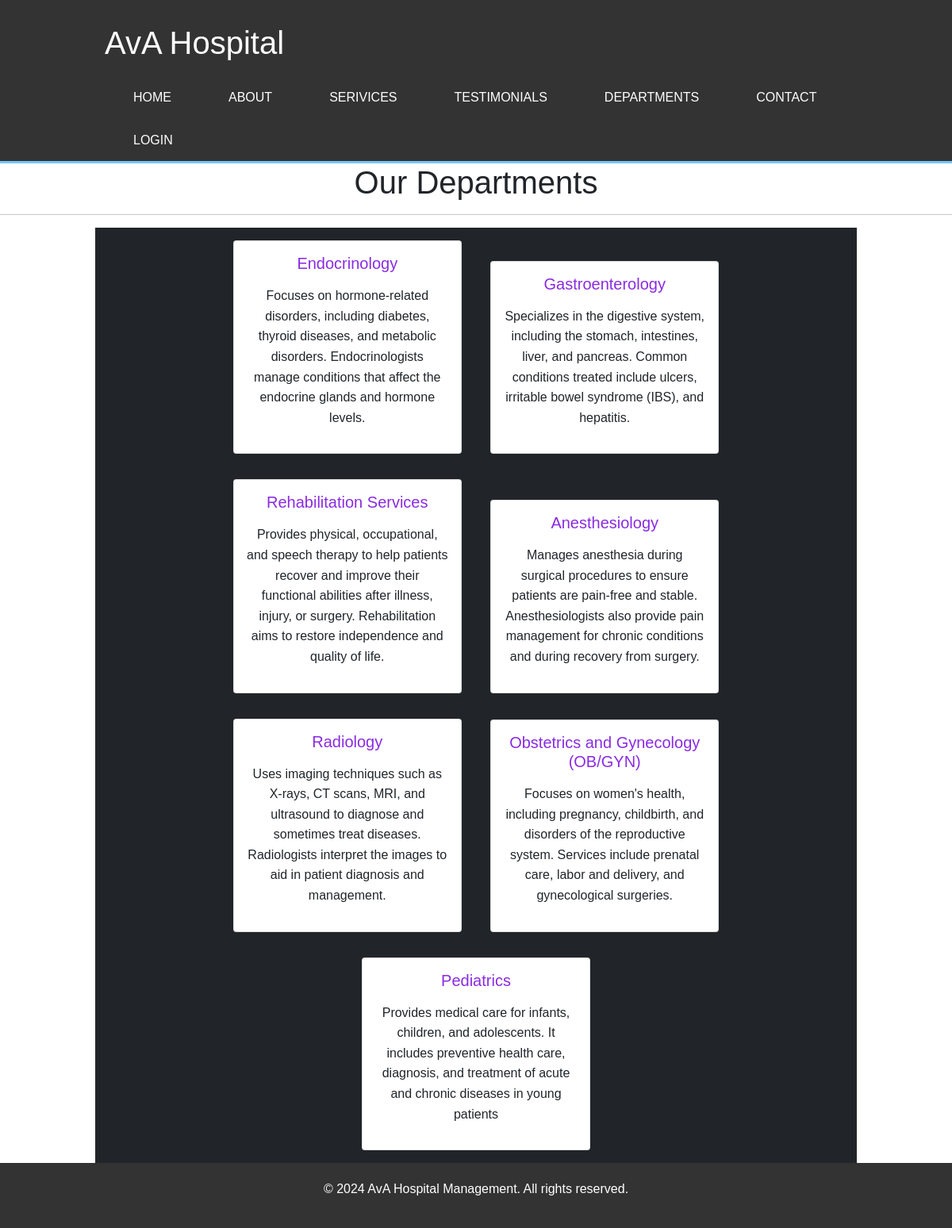
Page /department/ on the committed database.
### myapp/models.py (models this page shows, shortened)
class Departments(models.Model):
    dep_name = models.CharField(max_length=100)
    dep_decription = models.TextField()

### myapp/views.py (the view)
# urls.py: path('department/', views.department,name='department'),
def department(request):
    dict_dept={
        'dept': Departments.objects.all()
    }
    return render(request, 'department.html', dict_dept)

### templates/department.html (shortened to what this page needs)
{% extends 'base.html' %}
{% block content %}
<h1 class="text-center "> Our Departments </h1>
<hr>
<div class="container text-center bg-dark">
    {% for d in dept%}
    <div class="card text-center mx-3 my-3" style="width: 18rem; height:auto; display:inline-block">
        <div class="card-body">
           <marquee> <h5 class="card-title" style="color: blueviolet;font-family: 'Gill Sans', 'Gill Sans MT', Calibri, 'Trebuchet MS', sans-serif;">{{d.dep_name}}</h5></marquee>
            <p class="card-text" style="text-align: justify;">   <p>{{d.dep_decription}}</p></p>
        </div>
    </div>
    {% endfor %}
</div>
{% endblock %}

### static/css/styles3.css (style rules this page uses)
* { margin: 0; padding: 0; box-sizing: border-box; font-family: Arial, sans-serif; }
body { line-height: 1.6; }
.container { width: 80%; margin: auto; overflow: hidden; }

### rows in the picture
Departments: dep_name "Endocrinology", dep_decription "Focuses on hormone-related disorders, including diabetes, thyroid diseases, and metabolic disorders. Endocrinologists manage conditions that affect the endocrine glands and hormone levels."
Departments: dep_name "Gastroenterology", dep_decription "Specializes in the digestive system, including the stomach, intestines, liver, and pancreas. Common conditions treated include ulcers, irritable bowel syndrome (IBS), and hepatitis."
Departments: dep_name "Rehabilitation Services", dep_decription "Provides physical, occupational, and speech therapy to help patients recover and improve their functional abilities after illness, injury, or surgery. Rehabilitation aims to restore independence and quality of life."
Departments: dep_name "Anesthesiology", dep_decription "Manages anesthesia during surgical procedures to ensure patients are pain-free and stable. Anesthesiologists also provide pain management for chronic conditions and during recovery from surgery."
Departments: dep_name "Radiology", dep_decription "Uses imaging techniques such as X-rays, CT scans, MRI, and ultrasound to diagnose and sometimes treat diseases. Radiologists interpret the images to aid in patient diagnosis and management."
Departments: dep_name "Obstetrics and Gynecology (OB/GYN)", dep_decription "Focuses on women's health, including pregnancy, childbirth, and disorders of the reproductive system. Services include prenatal care, labor and delivery, and gynecological surgeries."
Departments: dep_name "Pediatrics", dep_decription "Provides medical care for infants, children, and adolescents. It includes preventive health care, diagnosis, and treatment of acute and chronic diseases in young patients"
